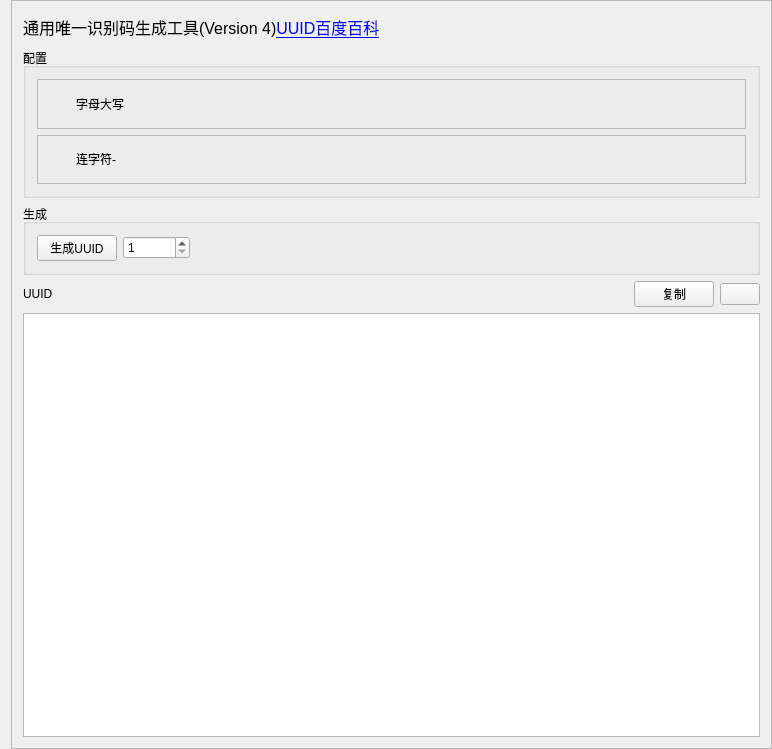
<?xml version="1.0" encoding="UTF-8"?>
<ui version="4.0">
 <class>UuidGenerationClass</class>
 <widget class="QWidget" name="UuidGenerationClass">
  <property name="geometry">
   <rect>
    <x>0</x>
    <y>0</y>
    <width>772</width>
    <height>749</height>
   </rect>
  </property>
  <property name="windowTitle">
   <string>UuidGeneration</string>
  </property>
  <layout class="QGridLayout" name="gridLayout">
   <property name="topMargin">
    <number>0</number>
   </property>
   <property name="rightMargin">
    <number>0</number>
   </property>
   <property name="bottomMargin">
    <number>0</number>
   </property>
   <item row="0" column="0">
    <widget class="QScrollArea" name="scrollArea">
     <property name="widgetResizable">
      <bool>true</bool>
     </property>
     <widget class="QWidget" name="scrollAreaWidgetContents">
      <property name="geometry">
       <rect>
        <x>0</x>
        <y>0</y>
        <width>761</width>
        <height>747</height>
       </rect>
      </property>
      <layout class="QGridLayout" name="gridLayout_10">
       <item row="0" column="0">
        <widget class="QLabel" name="label">
         <property name="minimumSize">
          <size>
           <width>0</width>
           <height>30</height>
          </size>
         </property>
         <property name="maximumSize">
          <size>
           <width>16777215</width>
           <height>30</height>
          </size>
         </property>
         <property name="font">
          <font>
           <pointsize>12</pointsize>
          </font>
         </property>
         <property name="text">
          <string>&lt;html&gt;&lt;head/&gt;&lt;body&gt;&lt;p&gt;通用唯一识别码生成工具(Version 4)&lt;a href=&quot;https://baike.baidu.com/item/uuid/5921266&quot;&gt;&lt;span style=&quot; text-decoration: underline; color:#0000ff;&quot;&gt;UUID百度百科&lt;/span&gt;&lt;/a&gt;&lt;/p&gt;&lt;/body&gt;&lt;/html&gt;</string>
         </property>
         <property name="openExternalLinks">
          <bool>true</bool>
         </property>
         <property name="textInteractionFlags">
          <set>Qt::LinksAccessibleByMouse</set>
         </property>
        </widget>
       </item>
       <item row="1" column="0">
        <widget class="QGroupBox" name="groupBox">
         <property name="minimumSize">
          <size>
           <width>0</width>
           <height>150</height>
          </size>
         </property>
         <property name="maximumSize">
          <size>
           <width>16777215</width>
           <height>150</height>
          </size>
         </property>
         <property name="title">
          <string>配置</string>
         </property>
         <layout class="QGridLayout" name="gridLayout_8">
          <item row="0" column="0">
           <widget class="QFrame" name="frame">
            <property name="frameShape">
             <enum>QFrame::StyledPanel</enum>
            </property>
            <property name="frameShadow">
             <enum>QFrame::Raised</enum>
            </property>
            <layout class="QGridLayout" name="gridLayout_2">
             <property name="leftMargin">
              <number>0</number>
             </property>
             <property name="topMargin">
              <number>0</number>
             </property>
             <property name="rightMargin">
              <number>0</number>
             </property>
             <property name="bottomMargin">
              <number>0</number>
             </property>
             <item row="0" column="0">
              <layout class="QHBoxLayout" name="horizontalLayout">
               <property name="leftMargin">
                <number>2</number>
               </property>
               <property name="topMargin">
                <number>2</number>
               </property>
               <property name="rightMargin">
                <number>2</number>
               </property>
               <property name="bottomMargin">
                <number>2</number>
               </property>
               <item>
                <widget class="QLabel" name="label_2">
                 <property name="minimumSize">
                  <size>
                   <width>30</width>
                   <height>30</height>
                  </size>
                 </property>
                 <property name="maximumSize">
                  <size>
                   <width>30</width>
                   <height>30</height>
                  </size>
                 </property>
                 <property name="text">
                  <string/>
                 </property>
                 <property name="pixmap">
                  <pixmap resource="devtoys.qrc">:/DevToys/icon/letter.png</pixmap>
                 </property>
                 <property name="scaledContents">
                  <bool>true</bool>
                 </property>
                </widget>
               </item>
               <item>
                <widget class="QLabel" name="label_3">
                 <property name="minimumSize">
                  <size>
                   <width>0</width>
                   <height>30</height>
                  </size>
                 </property>
                 <property name="maximumSize">
                  <size>
                   <width>16777215</width>
                   <height>30</height>
                  </size>
                 </property>
                 <property name="text">
                  <string>字母大写</string>
                 </property>
                </widget>
               </item>
               <item>
                <spacer name="horizontalSpacer">
                 <property name="orientation">
                  <enum>Qt::Horizontal</enum>
                 </property>
                 <property name="sizeHint" stdset="0">
                  <size>
                   <width>40</width>
                   <height>20</height>
                  </size>
                 </property>
                </spacer>
               </item>
               <item>
                <widget class="SlideButton" name="upperButton" native="true">
                 <property name="minimumSize">
                  <size>
                   <width>80</width>
                   <height>20</height>
                  </size>
                 </property>
                 <property name="maximumSize">
                  <size>
                   <width>80</width>
                   <height>20</height>
                  </size>
                 </property>
                </widget>
               </item>
              </layout>
             </item>
            </layout>
           </widget>
          </item>
          <item row="1" column="0">
           <widget class="QFrame" name="frame_2">
            <property name="frameShape">
             <enum>QFrame::StyledPanel</enum>
            </property>
            <property name="frameShadow">
             <enum>QFrame::Raised</enum>
            </property>
            <layout class="QGridLayout" name="gridLayout_3">
             <property name="leftMargin">
              <number>0</number>
             </property>
             <property name="topMargin">
              <number>0</number>
             </property>
             <property name="rightMargin">
              <number>0</number>
             </property>
             <property name="bottomMargin">
              <number>0</number>
             </property>
             <item row="0" column="0">
              <layout class="QHBoxLayout" name="horizontalLayout_2">
               <property name="leftMargin">
                <number>2</number>
               </property>
               <property name="topMargin">
                <number>2</number>
               </property>
               <property name="rightMargin">
                <number>2</number>
               </property>
               <property name="bottomMargin">
                <number>2</number>
               </property>
               <item>
                <widget class="QLabel" name="label_4">
                 <property name="minimumSize">
                  <size>
                   <width>30</width>
                   <height>30</height>
                  </size>
                 </property>
                 <property name="maximumSize">
                  <size>
                   <width>30</width>
                   <height>30</height>
                  </size>
                 </property>
                 <property name="text">
                  <string/>
                 </property>
                 <property name="pixmap">
                  <pixmap resource="devtoys.qrc">:/DevToys/icon/-.png</pixmap>
                 </property>
                 <property name="scaledContents">
                  <bool>true</bool>
                 </property>
                </widget>
               </item>
               <item>
                <widget class="QLabel" name="label_5">
                 <property name="minimumSize">
                  <size>
                   <width>0</width>
                   <height>30</height>
                  </size>
                 </property>
                 <property name="maximumSize">
                  <size>
                   <width>16777215</width>
                   <height>30</height>
                  </size>
                 </property>
                 <property name="text">
                  <string>连字符-</string>
                 </property>
                </widget>
               </item>
               <item>
                <spacer name="horizontalSpacer_2">
                 <property name="orientation">
                  <enum>Qt::Horizontal</enum>
                 </property>
                 <property name="sizeHint" stdset="0">
                  <size>
                   <width>40</width>
                   <height>20</height>
                  </size>
                 </property>
                </spacer>
               </item>
               <item>
                <widget class="SlideButton" name="hyphenButton" native="true">
                 <property name="minimumSize">
                  <size>
                   <width>80</width>
                   <height>20</height>
                  </size>
                 </property>
                 <property name="maximumSize">
                  <size>
                   <width>80</width>
                   <height>20</height>
                  </size>
                 </property>
                </widget>
               </item>
              </layout>
             </item>
            </layout>
           </widget>
          </item>
         </layout>
        </widget>
       </item>
       <item row="2" column="0">
        <widget class="QGroupBox" name="groupBox_2">
         <property name="title">
          <string>生成</string>
         </property>
         <layout class="QGridLayout" name="gridLayout_9">
          <item row="0" column="0">
           <widget class="QPushButton" name="generateButton">
            <property name="text">
             <string>生成UUID</string>
            </property>
           </widget>
          </item>
          <item row="0" column="1">
           <widget class="QSpinBox" name="countspinBox">
            <property name="minimum">
             <number>1</number>
            </property>
            <property name="maximum">
             <number>999999999</number>
            </property>
           </widget>
          </item>
          <item row="0" column="2">
           <spacer name="horizontalSpacer_6">
            <property name="orientation">
             <enum>Qt::Horizontal</enum>
            </property>
            <property name="sizeHint" stdset="0">
             <size>
              <width>506</width>
              <height>20</height>
             </size>
            </property>
           </spacer>
          </item>
         </layout>
        </widget>
       </item>
       <item row="3" column="0">
        <layout class="QHBoxLayout" name="horizontalLayout_4">
         <item>
          <widget class="QLabel" name="label_12">
           <property name="text">
            <string>UUID</string>
           </property>
          </widget>
         </item>
         <item>
          <spacer name="horizontalSpacer_7">
           <property name="orientation">
            <enum>Qt::Horizontal</enum>
           </property>
           <property name="sizeHint" stdset="0">
            <size>
             <width>40</width>
             <height>20</height>
            </size>
           </property>
          </spacer>
         </item>
         <item>
          <widget class="QPushButton" name="copyButton">
           <property name="text">
            <string>复制</string>
           </property>
           <property name="icon">
            <iconset resource="devtoys.qrc">
             <normaloff>:/DevToys/icon/复制.png</normaloff>:/DevToys/icon/复制.png</iconset>
           </property>
          </widget>
         </item>
         <item>
          <widget class="QPushButton" name="clearButton">
           <property name="text">
            <string/>
           </property>
           <property name="icon">
            <iconset resource="devtoys.qrc">
             <normaloff>:/DevToys/icon/清空.png</normaloff>:/DevToys/icon/清空.png</iconset>
           </property>
          </widget>
         </item>
        </layout>
       </item>
       <item row="4" column="0">
        <widget class="QPlainTextEdit" name="exportsTextEdit">
         <property name="lineWrapMode">
          <enum>QPlainTextEdit::NoWrap</enum>
         </property>
        </widget>
       </item>
      </layout>
     </widget>
    </widget>
   </item>
  </layout>
 </widget>
 <layoutdefault spacing="6" margin="11"/>
 <customwidgets>
  <customwidget>
   <class>SlideButton</class>
   <extends>QWidget</extends>
   <header>slidebutton.h</header>
   <container>1</container>
  </customwidget>
 </customwidgets>
 <resources>
  <include location="devtoys.qrc"/>
 </resources>
 <connections/>
</ui>
